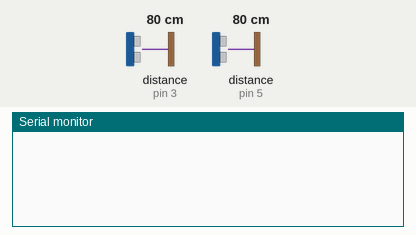
Simulated run of this sketch. Board: Arduino Uno, built with avr-gcc and run on an emulated ATmega328P. Parts: the last lines printed to the serial monitor. Wiring (inferred from the names in the program): 2 × ultrasonic range finder: trigger pin 2, echo pin 3 / trigger pin 4, echo pin 5. The test bench sets the inputs (shaded band); at power-on: distance to the obstacle (sensors on pin 3, pin 5) 80 cm. The echo pulse lasts 58.3 µs per cm.

Above: at 1.2 s.
1.3 s: distance to the obstacle (sensor on pin 3) set to 18 cm
At 1.8 s:
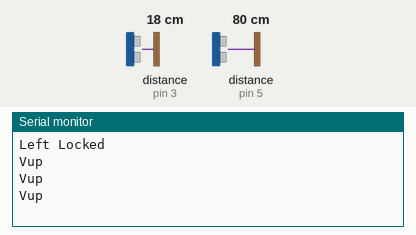
3.1 s: distance to the obstacle (sensor on pin 3) set to 35 cm
At 3.12 s:
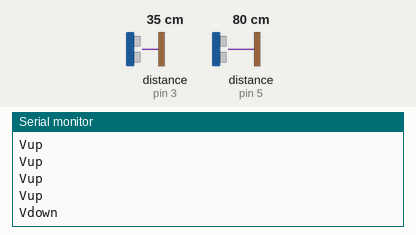

Measured:
- after the input at 1.3 s, the serial monitor: prints a new line after 0.29 s (image 1)
- after the input at 3.1 s, the serial monitor: prints a new line at once (image 2)

The sketch:

sketch_nov16a.ino
```cpp
const int trigger1 = 2;
const int echo1 = 3;
const int trigger2 = 4;
const int echo2 = 5;

long time_taken;
int dist,distL,distR;


void setup() {
Serial.begin(9600);

pinMode(trigger1, OUTPUT);
pinMode(echo1, INPUT);
pinMode(trigger2, OUTPUT);
pinMode(echo2, INPUT);
}

/*Function to calculate distance*/
void calculate_distance(int trigger, int echo)
{
digitalWrite(trigger, LOW);
delayMicroseconds(2);
digitalWrite(trigger, HIGH);
delayMicroseconds(10);
digitalWrite(trigger, LOW);

time_taken = pulseIn(echo, HIGH);
dist= time_taken*0.034/2;
if (dist>80)
dist = 80;
}

void loop() { //infinite loopy
calculate_distance(trigger1,echo1);
distL =dist;

calculate_distance(trigger2,echo2);
distR =dist;

if ((distL >40 && distR>40) && (distL <60&& distR<60))
{Serial.println("Play/Pause"); delay (250);}

calculate_distance(trigger1,echo1);
distL =dist;

calculate_distance(trigger2,echo2);
distR =dist;


if (distL>=10 && distL<=40)
{
  delay(250);
  calculate_distance(trigger1,echo1);
  distL =dist;
  if (distL>=10 && distL<=40)
  {
    Serial.println("Left Locked");
    while(distL<=40)
    {
      calculate_distance(trigger1,echo1);
      distL =dist;
      if (distL<30) //Hand pushed in
      {Serial.println ("Vup"); delay (100);}
      if (distL>30) //Hand pulled out
      {Serial.println ("Vdown"); delay (100);}
    }
  }
}


if (distR>=10 && distR<=40)
{
  delay(250);
  calculate_distance(trigger2,echo2);
  distR =dist;
  if (distR>=10 && distR<=40)
  {
    Serial.println("Right Locked");
    while(distR<=40)
    {
      calculate_distance(trigger2,echo2);
      distR =dist;
      if (distR<30)
      {Serial.println ("Rewind"); delay (100);}
      if (distR>30)
      {Serial.println ("Forward"); delay (100);}
  }
}
}


delay(200);

     }
```
